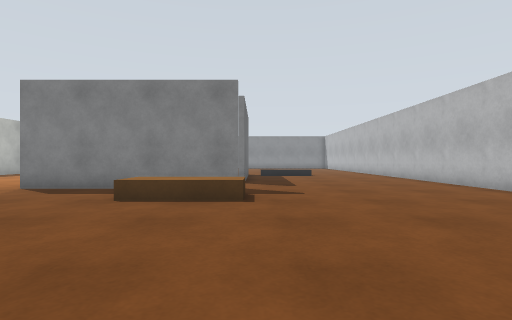
[1] (above)

23 first-person views from a walk through a robot-simulator world made for Gazebo. The camera is 0.79 m above the floor, looks level and sees 80° across. The floor is counted in squares, 1 m on a side. Each view is taken from the middle of a square. On the plan, view 1 faces up. The plan holds only what a view shows up to about 10 squares ahead; the rest is blank.

[2]
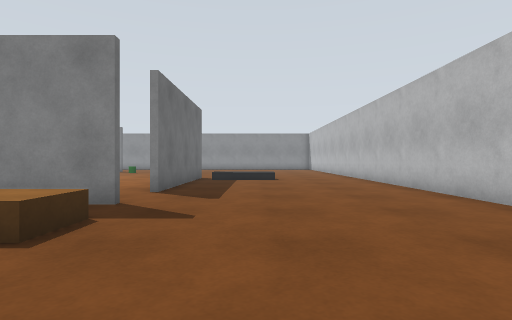

[3]
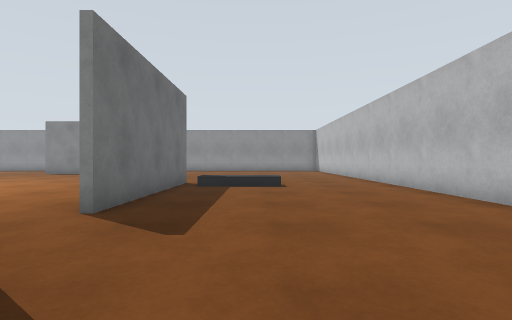

[4]
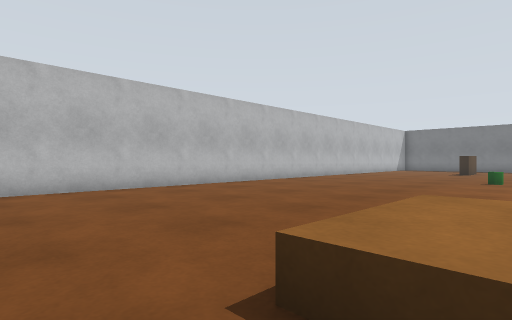

[5]
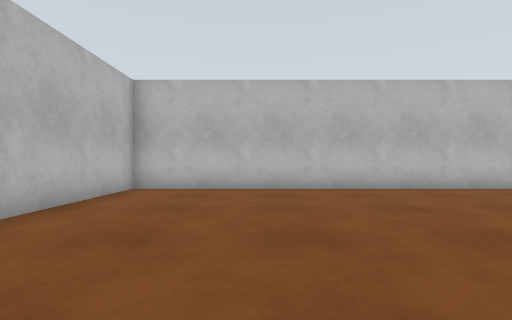

[6]
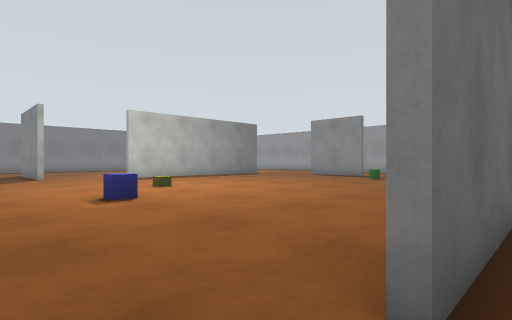

[7]
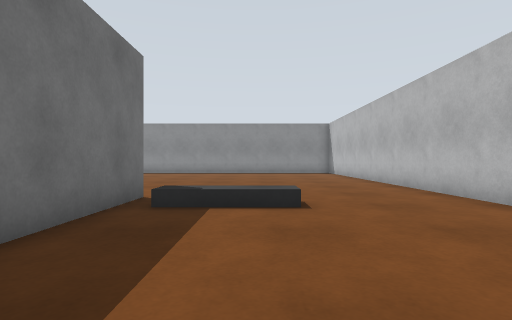

[8]
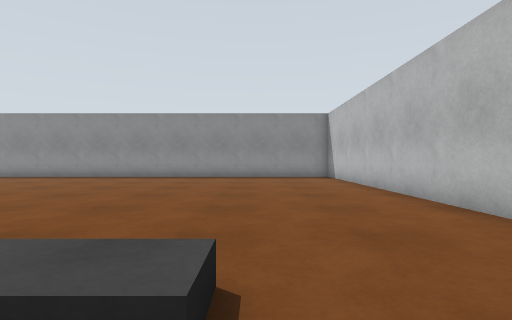

[9]
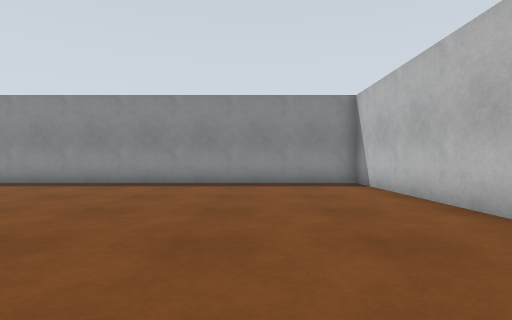

[10]
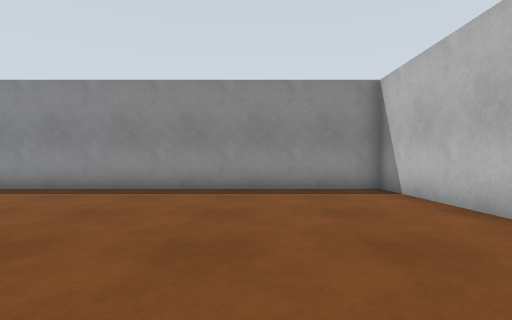

[11]
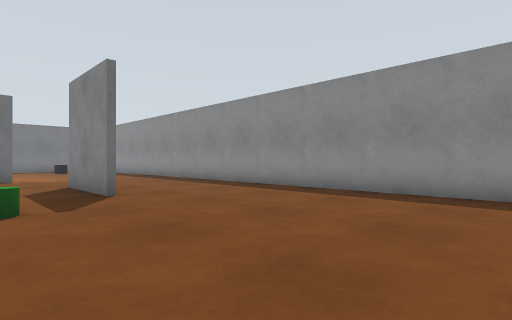

[12]
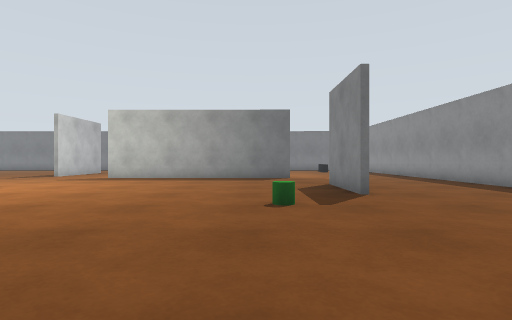

[13]
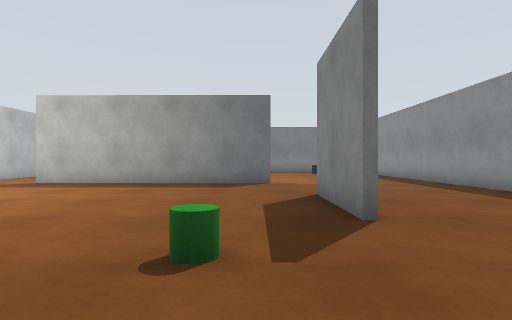

[14]
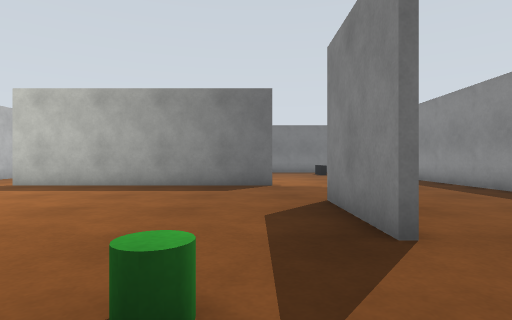

[15]
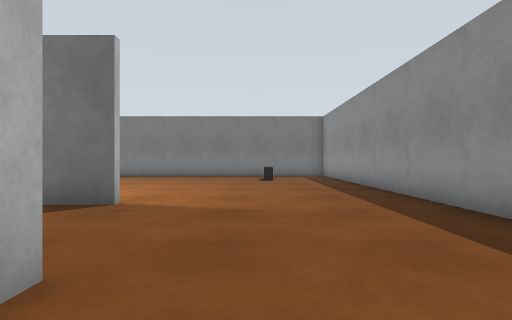

[16]
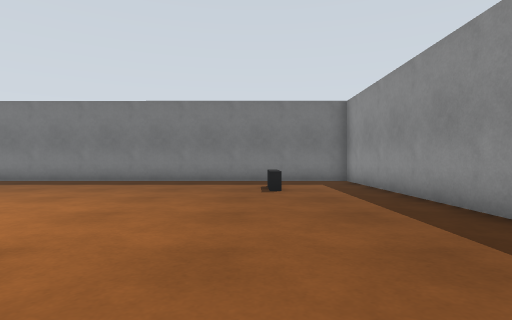

[17]
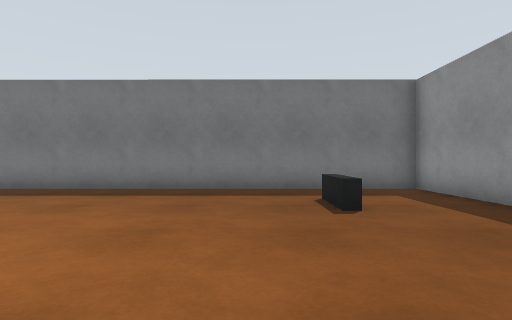

[18]
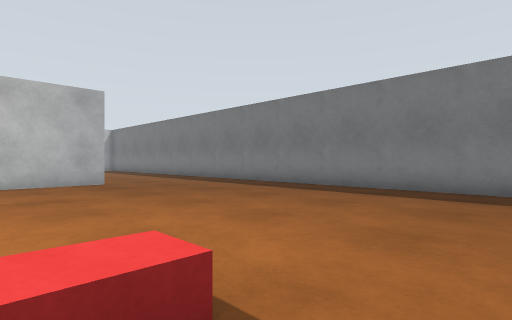

[19]
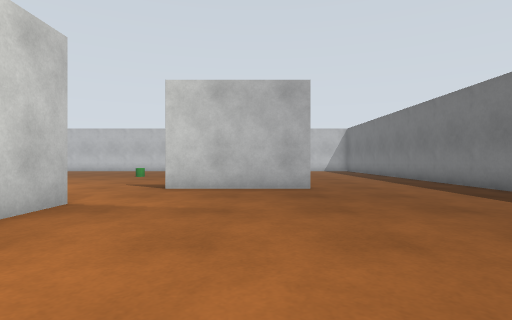

[20]
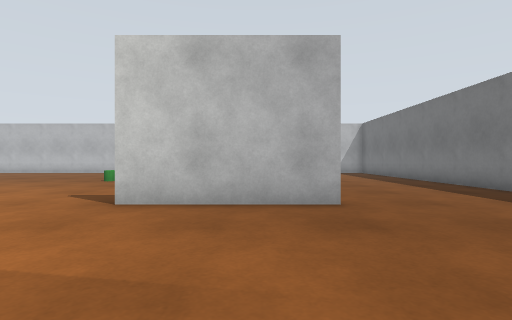

[21]
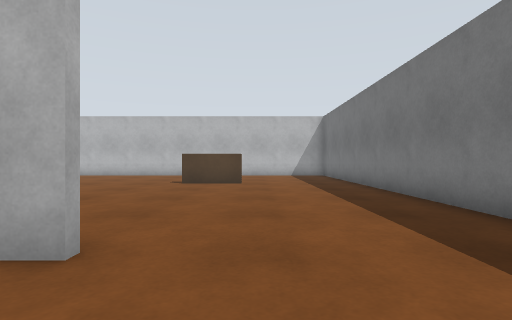

[22]
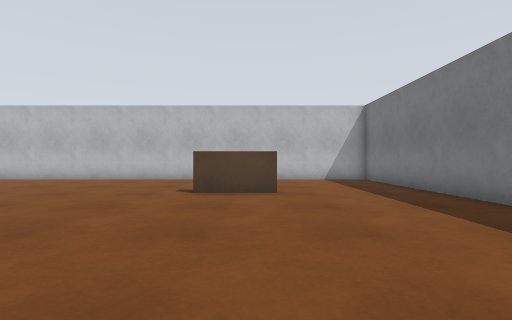

[23]
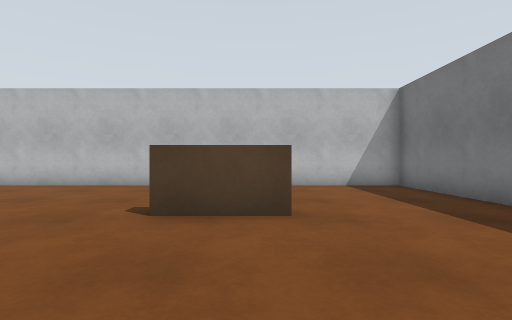

### Floor plan
Points are (right, up) in squares from view 1. A wall is a line through its corners. A room is listed if a view was taken in it or the views show most of it. See-through windows are left out.
Room 1 (views 1, 2, 3, 4, 5, 6, 7, 8, 9, 10, 11, 12, 13, 14, 15, 16, 17, 18, 19, 20, 21, 22, 23)
walls: (-13.6, 14.4) (-13.6, 16); (-0.4, 16.5) (-0.4, 10.4); (-0.5, 8.4) (-6.5, 8.4); (-7, 23.4) (-9.9, 23.4); (-18.6, 11.6) (-14.5, 11.6); (-13.4, 22.5) (-13.4, 14.5); (-4.8, -1.4) (6.4, -1.4) (6.4, 3); (-19.6, 3.7) (-17.5, 3.7); (6.4, 7.6) (6.4, 28.4) (-6.8, 28.4); (-23.4, 12.4) (-23.4, -1.4) (-20, -1.4); (-8.8, 28.4) (-23.4, 28.4) (-23.4, 16.3); (-15.8, -1.4) (-11.1, -1.4)
objects: TV (-21, 25) to (-20, 25); red box (-16, 20) to (-15, 21); green cylinder (-11, 6); yellow box (-8, 14); blue box (-6, 12); green cylinder (-5, 22); brown box (-2, 6) to (0, 7); dark grey box (1, 15) to (3, 16)

Where each view was taken, in squares from view 1:
view 1: 0 up, 0 right, facing up
view 2: 3 up, 2 right, facing up
view 3: 6 up, 2 right, facing up
view 4: 7 up, 1 right, facing down-left
view 5: 7 up, 3 right, facing down
view 6: 9 up, 0 right, facing up-left
view 7: 10 up, 2 right, facing up
view 8: 14 up, 3 right, facing up
view 9: 18 up, 3 right, facing up
view 10: 20 up, 3 right, facing up
view 11: 21 up, 0 right, facing up-left
view 12: 21 up, 0 right, facing left
view 13: 22 up, 3 left, facing left
view 14: 22 up, 4 left, facing left
view 15: 25 up, 8 left, facing left
view 16: 25 up, 12 left, facing left
view 17: 24 up, 15 left, facing left
view 18: 22 up, 15 left, facing down-left
view 19: 20 up, 17 left, facing down
view 20: 17 up, 17 left, facing down
view 21: 14 up, 20 left, facing down
view 22: 11 up, 19 left, facing down
view 23: 8 up, 19 left, facing down
